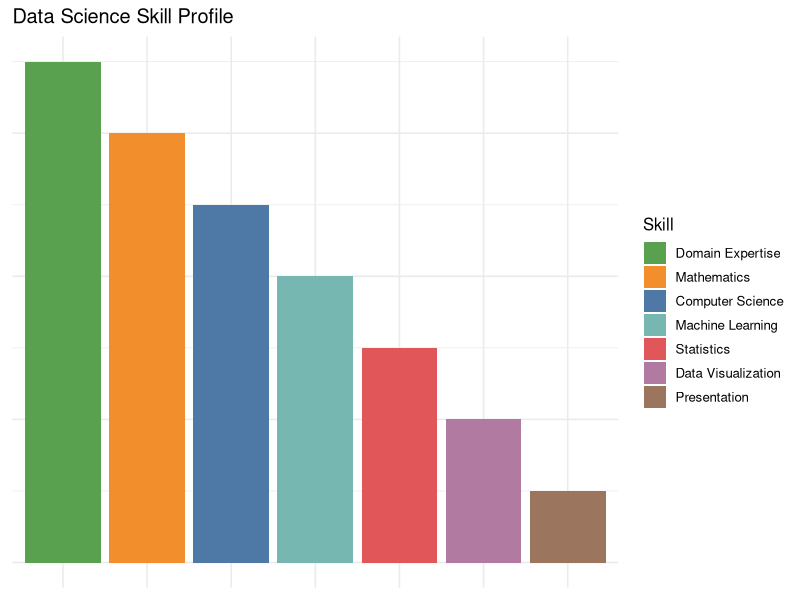
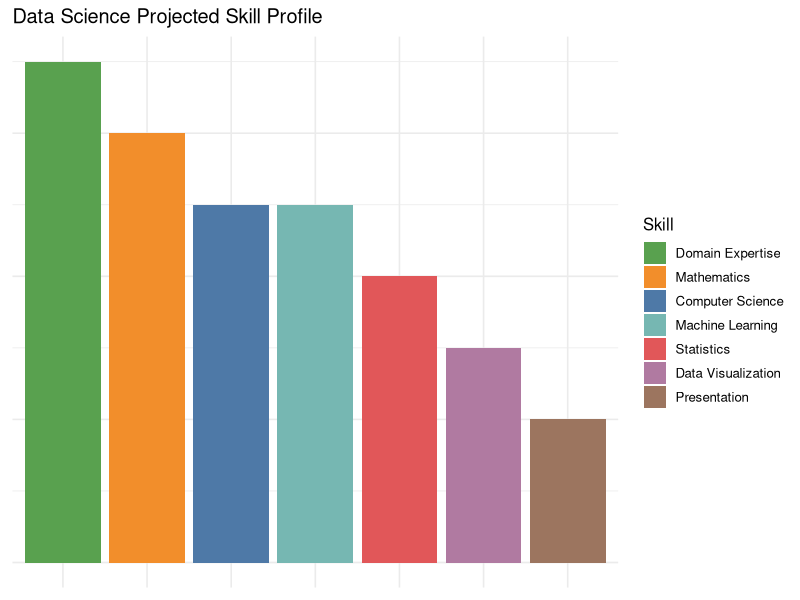
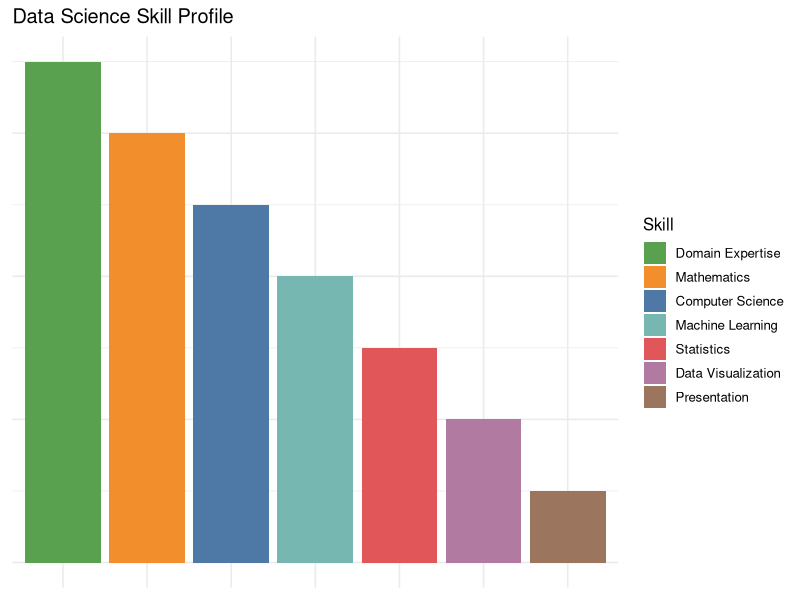
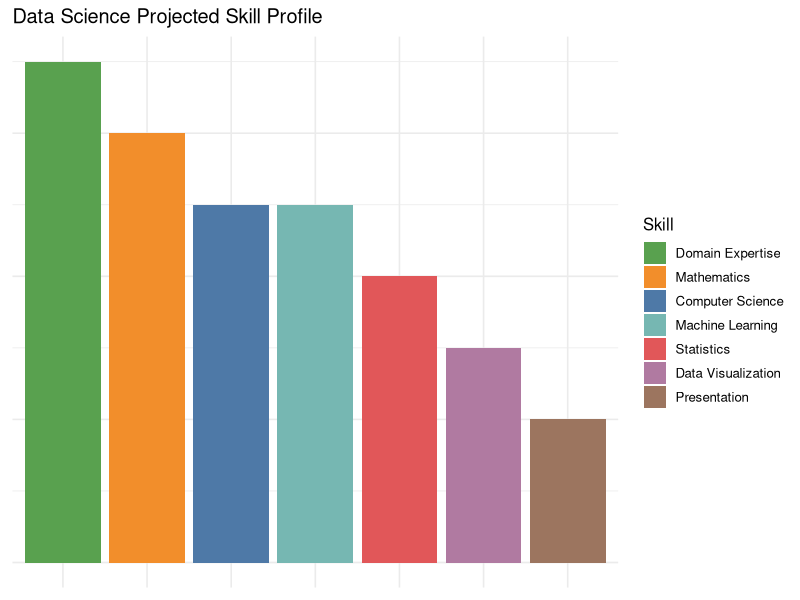

Generate these figures, in order, with R:
library(ggplot2)

skills <- data.frame(
  skill = c("Computer Science", "Mathematics", "Statistics", "Machine Learning",
            "Domain Expertise", "Data Visualization", "Presentation"),
  current = c(5, 6, 3, 4, 7, 2, 1),
  projected = c(5, 6, 4, 5, 7, 3, 2)
)

plot_skills <- function(data, level, title, filename, color_profile) {
  data <- data[order(-data[[level]]), ]
  data$skill <- factor(data$skill, levels = data$skill)
  
  p <- ggplot(data, aes(x = skill, y = .data[[level]], fill = skill)) +
    geom_col() +
    scale_fill_manual(values = color_profile) +
    labs(title = title, x = NULL, y = NULL, fill = "Skill") +
    theme_minimal(base_size = 12) +
    theme(
      axis.text.x = element_blank(),
      axis.ticks.x = element_blank(),
      axis.text.y = element_blank(),
      axis.ticks.y = element_blank()
    )
  
  print(p)
  ggsave(filename, p, width = 8.5, height = 6, units = "in", dpi = 300)
}

colors <- c(
  "Computer Science" = "#4E79A7",
  "Mathematics" = "#F28E2B",
  "Statistics" = "#E15759",
  "Machine Learning" = "#76B7B2",
  "Domain Expertise" = "#59A14F",
  "Data Visualization" = "#B07AA1",
  "Presentation" = "#9C755F"
)

plot_skills(
  skills, "current",
  "Data Science Skill Profile",
  "data_science_skill_profile.png",
  colors
)

plot_skills(
  skills, "projected",
  "Data Science Projected Skill Profile",
  "data_science_projected_skill_profile.png",
  colors
)
